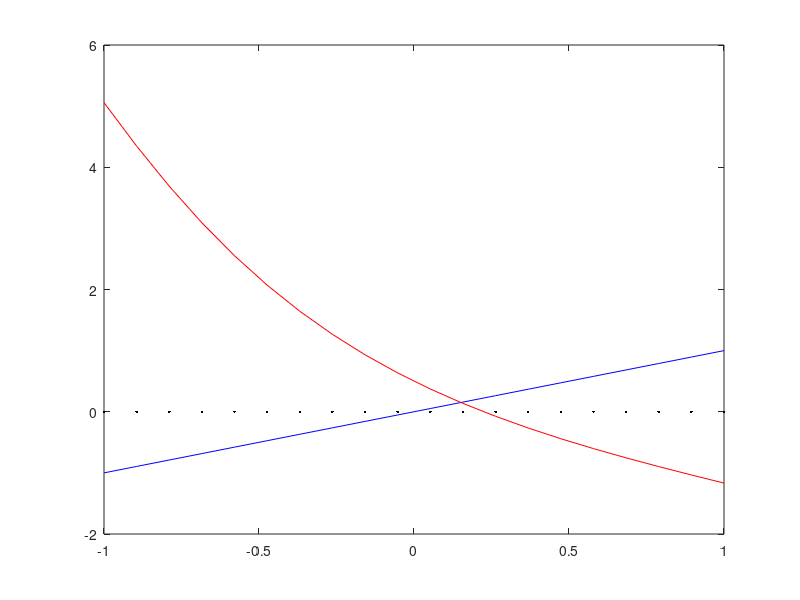

Reproduce this figure in MATLAB.
clc; clear all; more off; hold off;

% Ec de iteracion funcional
function y = g(x)
    y = (exp(-x) + 1 - 8 * x) ./ (2 * (sin(x) + 2));
endfunction

t = linspace(-1, 1, 20);
plot(t, t, 'b') # azul
hold on;
plot(t, g(t), 'r') # rojo
plot(t, 0, 'k')
hold off;

printf("Observamos que g tiene una pendiente negativa muy baja: podemos asegurar que |g(x)| < 1 para todo x en un entorno ")
printf("que incluye tanto a la raiz de f como a la semilla x0 = 0.25.\n")
disp("Por tanto, podemos asegurar la convergencia del metodo de iteracion funcional, recordando el teorema de convergencia global")

% -----------------------------------------------
# Apartado 2
printf("\n")
printf("Tabla de iteraciones de Steffensen:\n");
printf("Iteracion   aproximacion   diferencia absoluta\n");

formato = "%18.8f";
formatoFinal = ["  %2d " formato formato "\n"];

tol = 1e-4;
err = 0;
x = [0 0 0];

xanterior = 0.25;
iteraciones = 0;

printf(formatoFinal, iteraciones, xanterior, err);
do

    x(1) = xanterior;
    for i = 2:3
        x(i) = g(x(i - 1));
    endfor

    # aplicamos Aitken al tercer paso:
    % Si d es la diferencia progresiva, asumida lineal, d(d(x)) == d(x(3) - x(2)) ==
    % == x(3) - x(2) - x(2) + x(1) == x(3) - 2*x(2) + x(1)
    xnueva = x(3) - (x(3) - x(2))^2 / (x(3) - 2 * x(2) + x(1));
    iteraciones++;
    err = abs(xnueva - xanterior);

    printf(formatoFinal, iteraciones, xnueva, err)

    xanterior = xnueva;
until (err < tol || iteraciones > 1000)
% El criterio de parada por iteraciones no esta pedido, pero es una medida de seguridad
